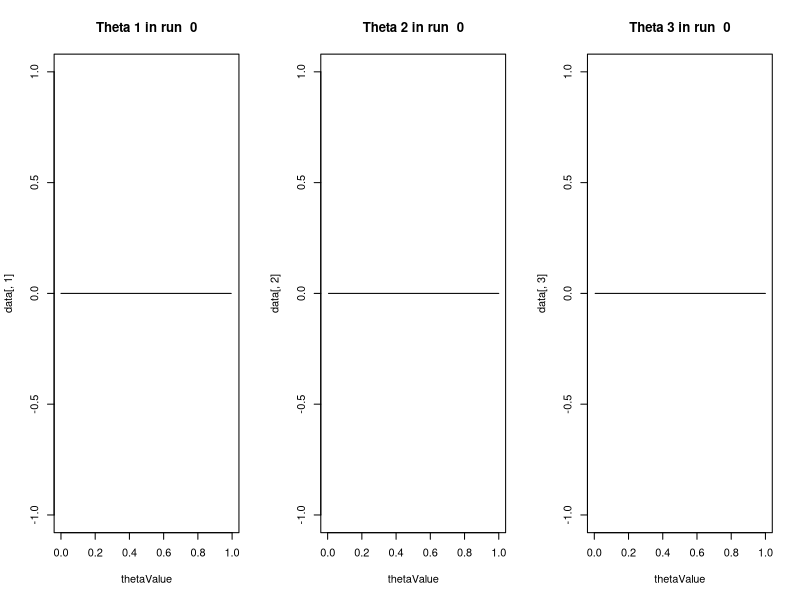
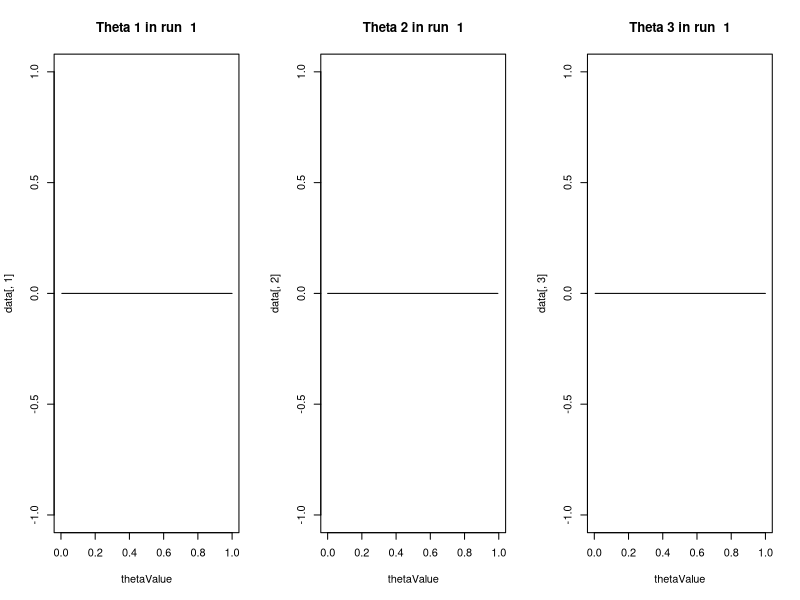
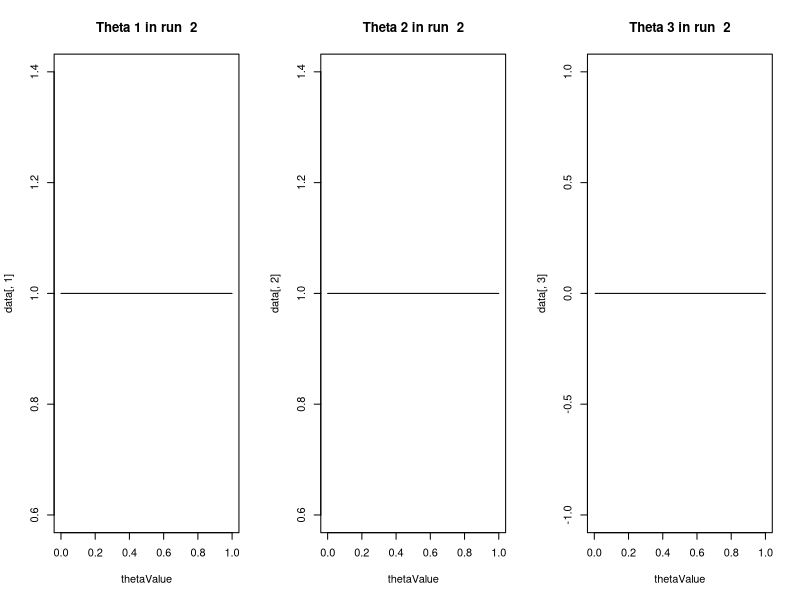
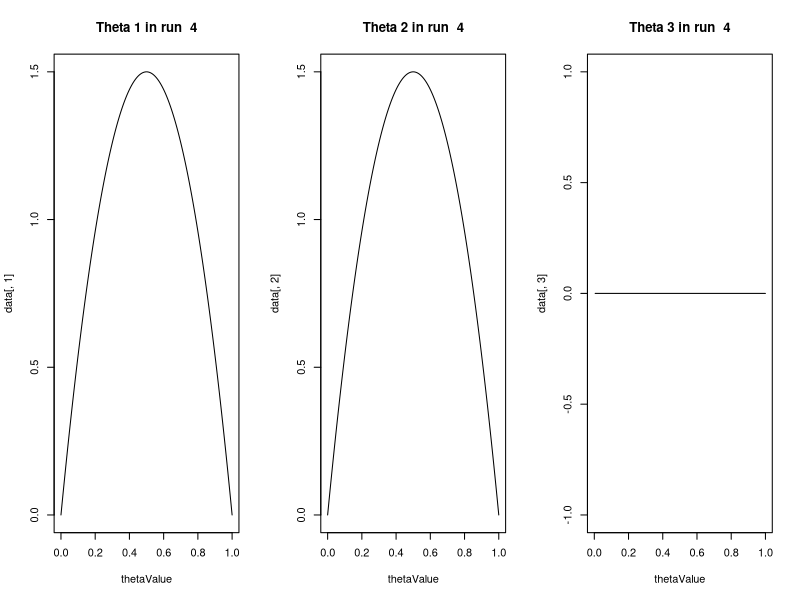
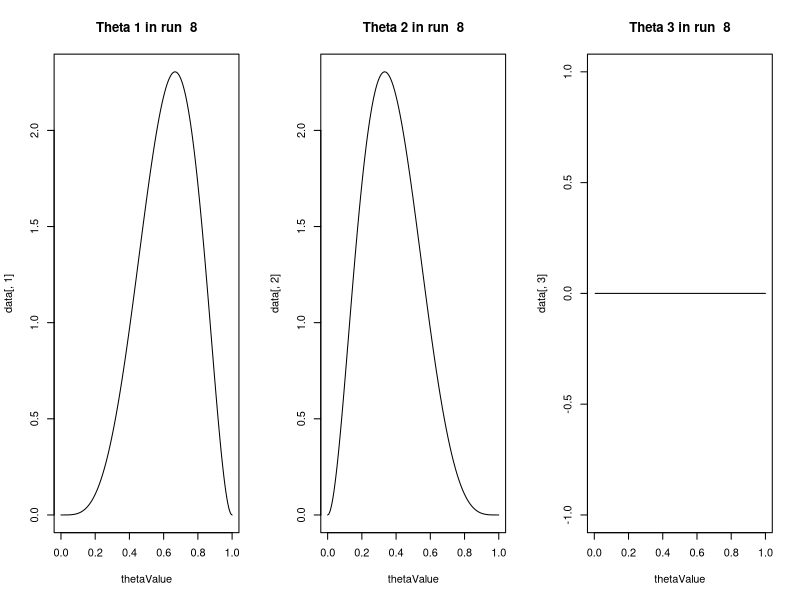
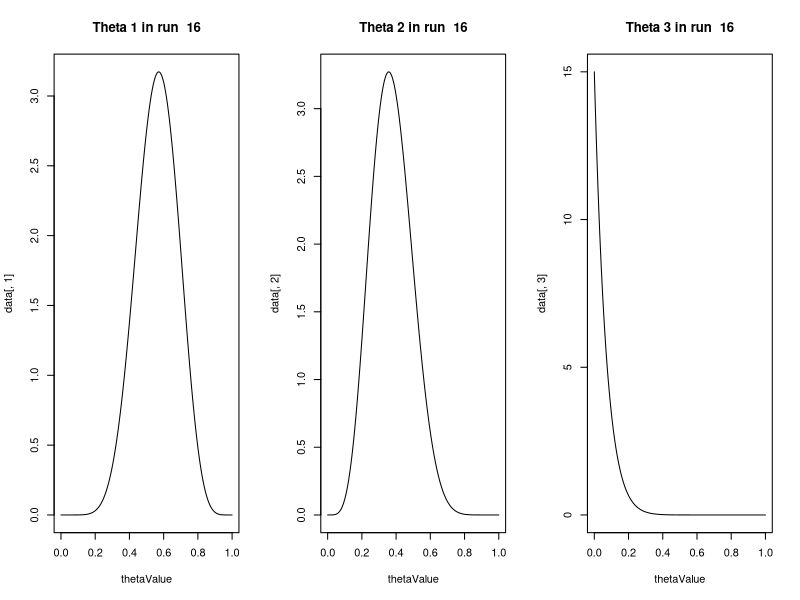
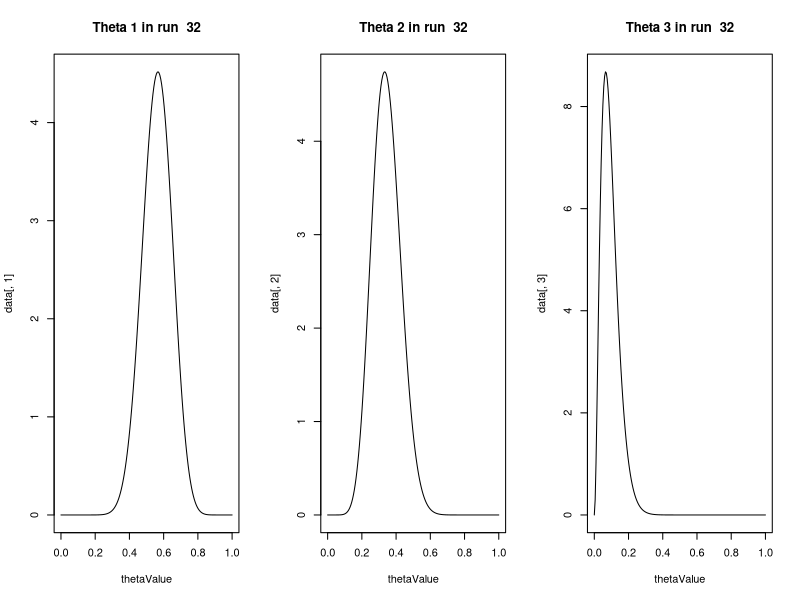
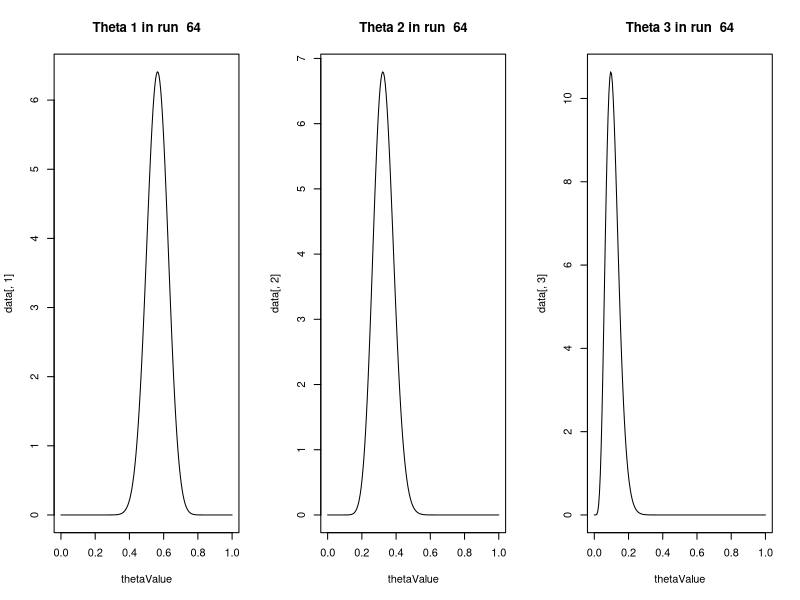

These figures' R source, in order:
## ---- chunk 1
knitr::opts_chunk$set(echo = TRUE)
knitr::opts_chunk$set(fig.width=12, fig.height=5) 
library('gtools') # used for dirichlet r.v. generate
## ---- chunk 2
getX <- function(mean, sigma)
{
  return(rmultinom(1, mean, sigma))
}

## ---- chunk 3

#calcConstant <- function(alpha){
#  return(exp(sum(lgamma(alpha)) - lgamma(sum(alpha))))
#}

calMarginalAlpha <- function(X, i){
  X.dim = length(X[,1])
  alpha <- rowSums(X)  
  #balpha = calcConstant(alpha)
  return(c(alpha[i], sum(alpha) - alpha[i]))
}

calcDensity <- function( alpha )
{
  x <- seq(0,1,length = 200)
  return(dbeta(x, alpha[1], alpha[2]))
}
## ---- chunk 4
plotCurrent <- function( data, n )
{
  par(mfrow = c(1,3))
  thetaValue <- seq(0,1, length = 200)
  length(data[1])
  plot(x = thetaValue, y = data[,1], type='l',  main= paste("Theta 1 in run ", n ))
  plot(x = thetaValue, y = data[,2], type='l',  main= paste("Theta 2 in run ", n ))
  plot(x = thetaValue, y = data[,3], type='l',  main= paste("Theta 3 in run ", n ))
}
## ---- chunk 5
calcMean <- function( DensityData )
{
  thetaValue <- seq(0,1, length = 200)
  return(sum(DensityData * thetaValue / sum(DensityData)))
}

calcVar <- function( DensityData )
{
  mean <- calcMean(DensityData)
  thetaValue <- seq(0,1, length = 200)
  return(sum(DensityData*(thetaValue - mean)^2))
}

calcDensityAndPlot <- function(Data, i)
{
    alpha_1 <- calMarginalAlpha(Data, 1)
    alpha_2 <- calMarginalAlpha(Data, 2)
    alpha_3 <- calMarginalAlpha(Data, 3)
    
    DensityData_1 <- calcDensity(alpha_1)
    DensityData_2 <- calcDensity(alpha_2)
    DensityData_3 <- calcDensity(alpha_3)

    plotCurrent(cbind(DensityData_1,DensityData_2,DensityData_3), i)
}

calcDensityAndPrintMeanSn <- function(Data)
{
    alpha_1 <- calMarginalAlpha(Data, 1)
    alpha_2 <- calMarginalAlpha(Data, 2)
    alpha_3 <- calMarginalAlpha(Data, 3)
    
    DensityData_1 <- calcDensity(alpha_1)
    DensityData_2 <- calcDensity(alpha_2)
    DensityData_3 <- calcDensity(alpha_3)
  
    cat('Mean of Theta 1:')
    print(calcMean(DensityData_1))
    cat('Variance of Theta 1:')
    print(calcVar(DensityData_1)/10000)
    cat('Mean of Theta 2:')
    print(calcMean(DensityData_2))
    cat('Variance of Theta 2:')
    print(calcVar(DensityData_2)/10000)
    cat('Mean of Theta 3:')
    print(calcMean(DensityData_3))
    cat('Variance of Theta 3:')
    print(calcVar(DensityData_3)/10000)
}

## ---- chunk 6
D <- numeric(length=3)
D <- matrix(D, nrow = 3, ncol = 1)
D[1,1] = 1

calcDensityAndPlot(D, 0)

## ---- chunk 7
mean = 1
sigma = c(0.5, 0.35, 0.15)
Data <- 0
t = 1

for(i in seq(1, 50000))
{
  X <- getX(mean, sigma)
  if(i == 1)
  {
    Data = X
  }
  else
  {
    Data <- cbind(Data,X)
  }
  
  if(i %% t == 0)
  {
    t = t*2
    calcDensityAndPlot(Data, i)
  }
  
}

calcDensityAndPlot(Data, 50000)
## ---- chunk 8
calcDensityAndPrintMeanSn(Data)
